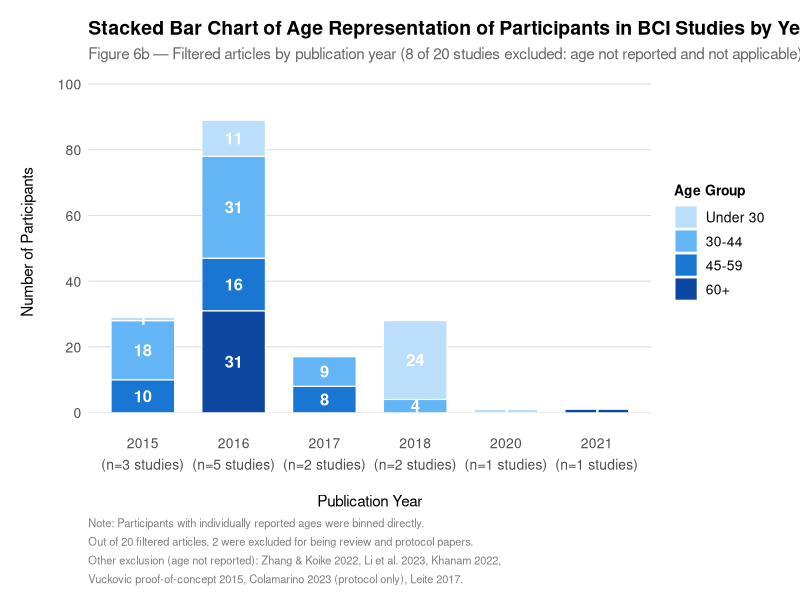
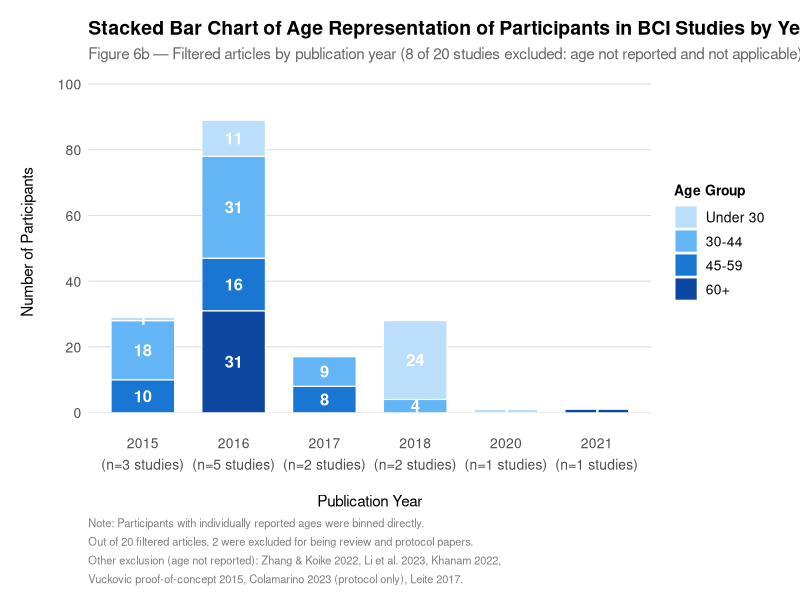

The R source for these figures, in order:
# install.packages(c("ggplot2", "dplyr"))
library(ggplot2)
library(dplyr)

# Load data
age_data <- read.csv("figure6b_age_bins.csv", stringsAsFactors = FALSE)
age_data <- age_data[age_data$count > 0, ]

age_data$age_group <- factor(age_data$age_group,
                             levels = c("Under 30", "30-44", "45-59", "60+"))

n_studies_per_year <- c(
  "2012" = 1, "2015" = 3, "2016" = 5, "2017" = 2,
  "2018" = 2, "2020" = 1, "2021" = 1
)

years    <- sort(unique(age_data$year))
x_labels <- paste0(years, "\n(n=", n_studies_per_year[as.character(years)], " studies)")
names(x_labels) <- years

age_data$year_label <- factor(
  x_labels[as.character(age_data$year)],
  levels = x_labels
)

age_data_pos <- age_data %>%
  arrange(year_label, desc(age_group)) %>%
  group_by(year_label) %>%
  mutate(
    cum_top = cumsum(count),
    label_y = cum_top - count / 2   
  ) %>%
  ungroup()

# Plotting
fig6b <- ggplot(age_data_pos,
                aes(x = year_label, y = count, fill = age_group)) +
  
  geom_bar(stat = "identity", position = "stack",
           width = 0.7, color = "white", linewidth = 0.4) +
  
  geom_text(
    aes(y = label_y, label = count),
    color = "white", size = 4.2, fontface = "bold", family = "Helvetica"
  ) +
  
  scale_fill_manual(
    values = c(
      "Under 30" = "#BBDEFB",
      "30-44"    = "#64B5F6",
      "45-59"    = "#1976D2",
      "60+"      = "#0D47A1"
    ),
    name = "Age Group"
  ) +
  
  scale_y_continuous(
    expand = expansion(mult = c(0, 0.04)),
    limits = c(0, 100),
    breaks = seq(0, 100, by = 20)
  ) +
  
  labs(
    title    = "Stacked Bar Chart of Age Representation of Participants in BCI Studies by Year",
    subtitle = "Figure 6b \u2014 Filtered articles by publication year (8 of 20 studies excluded: age not reported and not applicable)",
    x        = "Publication Year",
    y        = "Number of Participants",
    caption  = paste0(
      "Note: Participants with individually reported ages were binned directly.\n",
      "Out of 20 filtered articles, 2 were excluded for being review and protocol papers.\n",
      "Other exclusion (age not reported): Zhang & Koike 2022, Li et al. 2023, Khanam 2022,\n",
      "Vuckovic proof-of-concept 2015, Colamarino 2023 (protocol only), Leite 2017."
    )
  ) +
  
  theme_minimal(base_family = "Helvetica") +
  theme(
    plot.title         = element_text(size = 14, face = "bold",    hjust = 0),
    plot.subtitle      = element_text(size = 11, color = "grey40", hjust = 0),
    plot.caption       = element_text(size = 8,  color = "grey50", hjust = 0,
                                      lineheight = 1.4),
    axis.title.x       = element_text(size = 11, margin = margin(t = 15)),
    axis.title.y       = element_text(size = 11, margin = margin(r = 15)),
    axis.text          = element_text(size = 10),
    axis.text.x        = element_text(lineheight = 1.3, margin = margin(t = 15)),
    legend.title       = element_text(size = 10, face = "bold"),
    legend.text        = element_text(size = 10),
    legend.position    = "right",
    panel.grid.major.x = element_blank(),
    panel.grid.minor   = element_blank(),
    panel.grid.major.y = element_line(color = "grey88", linewidth = 0.4),
    plot.margin        = margin(t = 15, r = 20, b = 10, l = 15)
  )

print(fig6b)

ggsave("figure6b_age_stacked_bar.png",
       plot = fig6b, width = 14, height = 14, dpi = 300, bg = "white")
